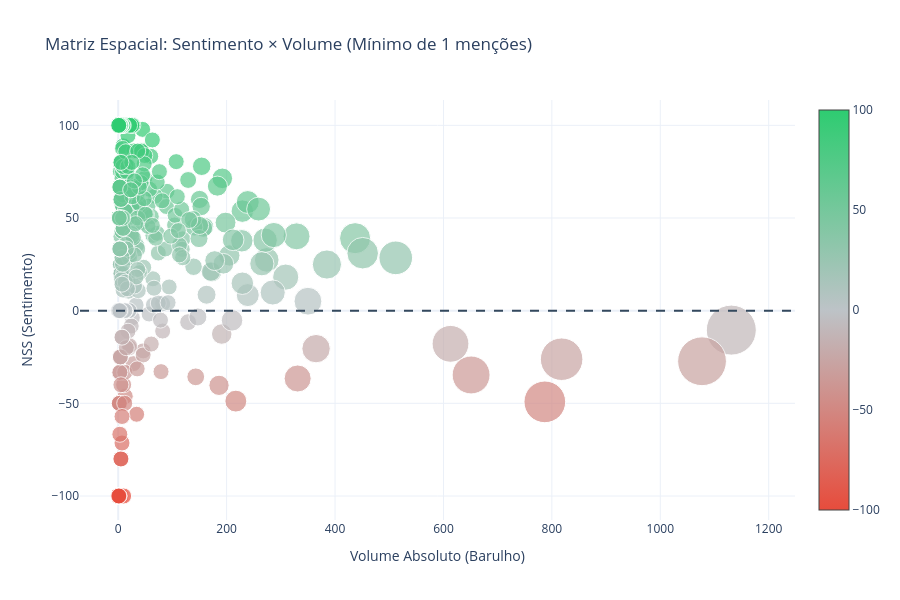

The code cell stored with this chart in its notebook:
### Markdown cell above
## 4. Radiografia dos Atores: Matriz Espacial

Para agir cirurgicamente, precisamos localizar os veículos num mapa estratégico de risco.

**Como ler a Matriz Espacial de Dispersão:**
* **Tamanho da Bolha:** Quantidade total de matérias publicadas.
* **Posição Cima/Baixo:** Acima da linha tracejada do zero (Aliados). Abaixo da linha (Críticos).
* **Posição Esquerda/Direita:** Quanto mais para a direita, maior o barulho.
* **Onde focar:** O quadrante **inferior direito** é a Zona de Perigo (Alto Volume e Sentimento Negativo).

### Code cell
def plot_matriz_espacial(df_input, min_n=1):
    prof = df_input.groupby("Veículo_de_comunicacao").agg(
        Total=("Classificação", "count"),
        Positiva=("Classificação", lambda x: (x == "POSITIVA").sum()),
        Negativa=("Classificação", lambda x: (x == "NEGATIVA").sum())
    )
    prof = prof[prof["Total"] >= min_n].copy()
    prof["NSS"] = ((prof["Positiva"] - prof["Negativa"]) / prof["Total"] * 100).round(1)
    prof = prof.reset_index()
    
    if len(prof) == 0: return

    fig = go.Figure()
    fig.add_trace(go.Scatter(
        x=prof["Total"], y=prof["NSS"], mode="markers",
        marker=dict(size=prof["Total"], sizemode='area', sizeref=2.*max(prof["Total"])/(50.**2), sizemin=8, color=prof["NSS"], colorscale=[[0, "#e74c3c"], [0.5, "#bdc3c7"], [1, "#2ecc71"]], showscale=True),
        text=prof["Veículo_de_comunicacao"], hovertemplate="<b>%{text}</b><br>Volume: %{x}<br>NSS: %{y}%<extra></extra>"
    ))
    fig.add_hline(y=0, line_dash="dash", line_color="#34495e")
    fig.update_layout(title=f"Matriz Espacial: Sentimento × Volume (Mínimo de {min_n} menções)", xaxis_title="Volume Absoluto (Barulho)", yaxis_title="NSS (Sentimento)", template="plotly_white", height=600)
    fig.show()

plot_matriz_espacial(df)

### Figure 1 — Plotly figure (JSON) as saved in the notebook; plotly's stock layout.template omitted (floating-point values rounded to 4 significant figures; data arrays with more than 128 entries replaced by an {"elided": "..."} marker saying what was removed)
{"data": [{"hovertemplate": "<b>%{text}</b><br>Volume: %{x}<br>NSS: %{y}%<extra></extra>", "marker": {"color": {"elided": "614 float values"}, "colorscale": [[0, "#e74c3c"], [0.5, "#bdc3c7"], [1, "#2ecc71"]], "showscale": true, "size": {"elided": "614 int values"}, "sizemin": 8, "sizemode": "area", "sizeref": 0.9048}, "mode": "markers", "text": {"elided": "614 str values"}, "type": "scatter", "x": {"elided": "614 int values"}, "y": {"elided": "614 float values"}}], "layout": {"height": 600, "shapes": [{"line": {"color": "#34495e", "dash": "dash"}, "type": "line", "x0": 0, "x1": 1, "xref": "x domain", "y0": 0, "y1": 0, "yref": "y"}], "title": {"text": "Matriz Espacial: Sentimento × Volume (Mínimo de 1 menções)"}, "xaxis": {"title": {"text": "Volume Absoluto (Barulho)"}}, "yaxis": {"title": {"text": "NSS (Sentimento)"}}}}
